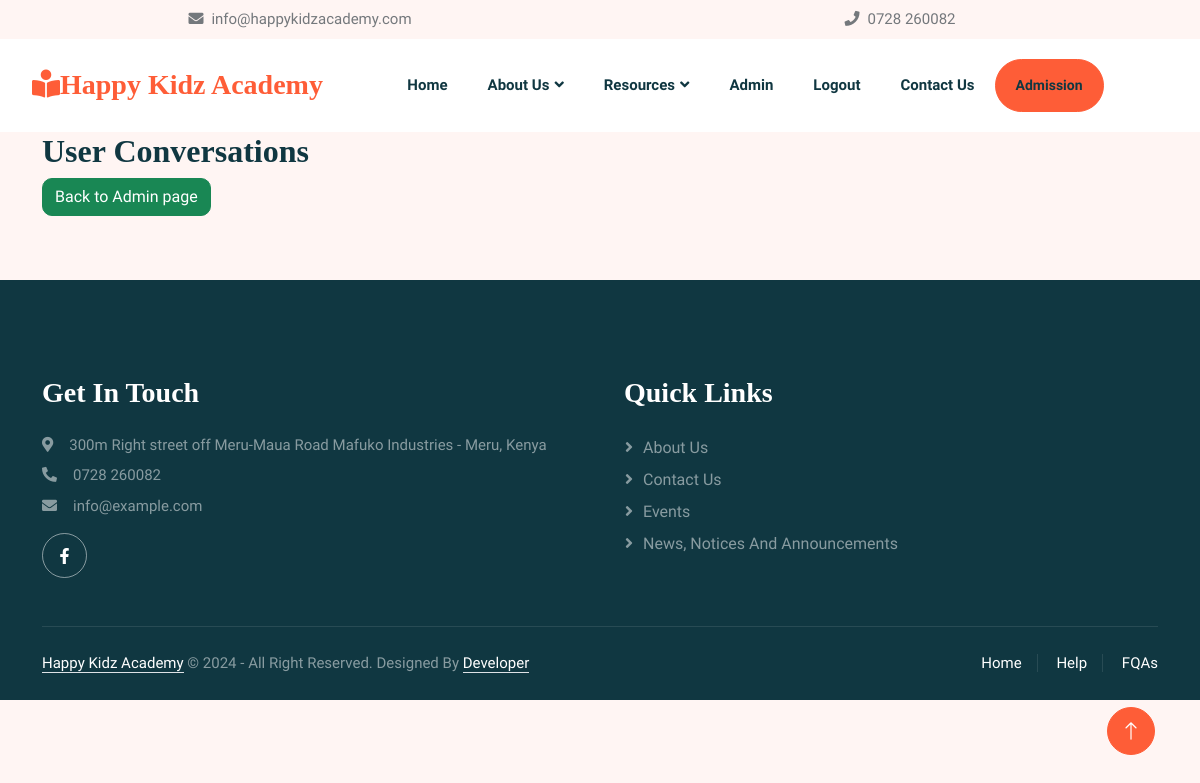
The app's page /portal/admin/conversations/ (signed in), older data.
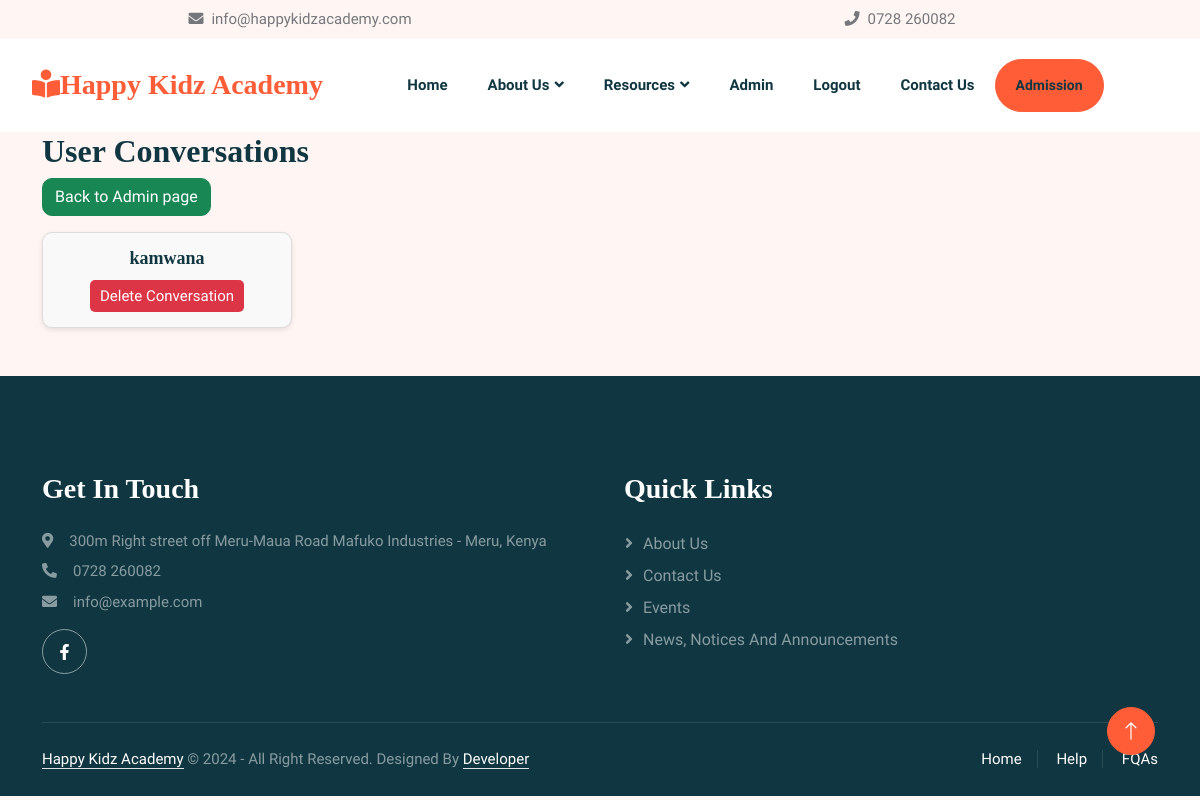
The same page, newer data.
### portal/models.py (models this page shows, shortened)
class CustomUser(AbstractUser):
    reg_number = models.CharField(max_length=20, unique=True, blank=True, null=True)
    groups = models.ManyToManyField(
        'auth.Group',
        related_name='customuser_set',  # Custom related_name to avoid clashes
        blank=True,
        help_text='The groups this user belongs to.',
        verbose_name='groups'
    )
    user_permissions = models.ManyToManyField(
        'auth.Permission',
        related_name='customuser_permissions_set',  # Custom related_name to avoid clashes
        blank=True,
        help_text='Specific permissions for this user.',
        verbose_name='user permissions'
    )

### portal/views.py (the view)
# urls.py: path('admin/conversations/', admin_conversations, name='admin_conversations'),
@login_required
def admin_conversations(request):
    if not request.user.is_superuser:
        return redirect('home')
    users = User.objects.filter(sent_messages__receiver=request.user).distinct()
    users_with_unread = {}
    for user in users:
        unread_count = Message.objects.filter(sender=user, receiver=request.user, read=False).count()
        users_with_unread[user.id] = unread_count
    if request.headers.get('x-requested-with') == 'XMLHttpRequest':
        return JsonResponse({
            'users': list(users.values()),
            'users_with_unread': users_with_unread
        })
    return render(request, 'portal/admin_conversations.html', {
        'users': users,
        'users_with_unread': users_with_unread,
    })

### portal/templates/portal/admin_conversations.html (shortened to what this page needs)
{% extends 'main/base.html' %}
{% load static %}
{% block content %}
<div class="container">
    <h2>User Conversations</h2>
    <a href="{% url 'admin' %}" class="btn btn-success mb-3">Back to Admin page</a>
    <div class="conversations">
        {% for user in users %}
            <div class="user-card" id="user-{{ user.id }}">
                <a href="{% url 'admin_chat' user.id %}">
                    <div class="user-info">
                        <h3>{{ user.username }}</h3>
                    </div>
                </a>
                <button class="delete-btn" data-user-id="{{ user.id }}">Delete Conversation</button>
            </div>
        {% endfor %}
    </div>
</div>
{% endblock %}

Row changes from the older to the newer data that the page shows:
added CustomUser: username "kamwana"
